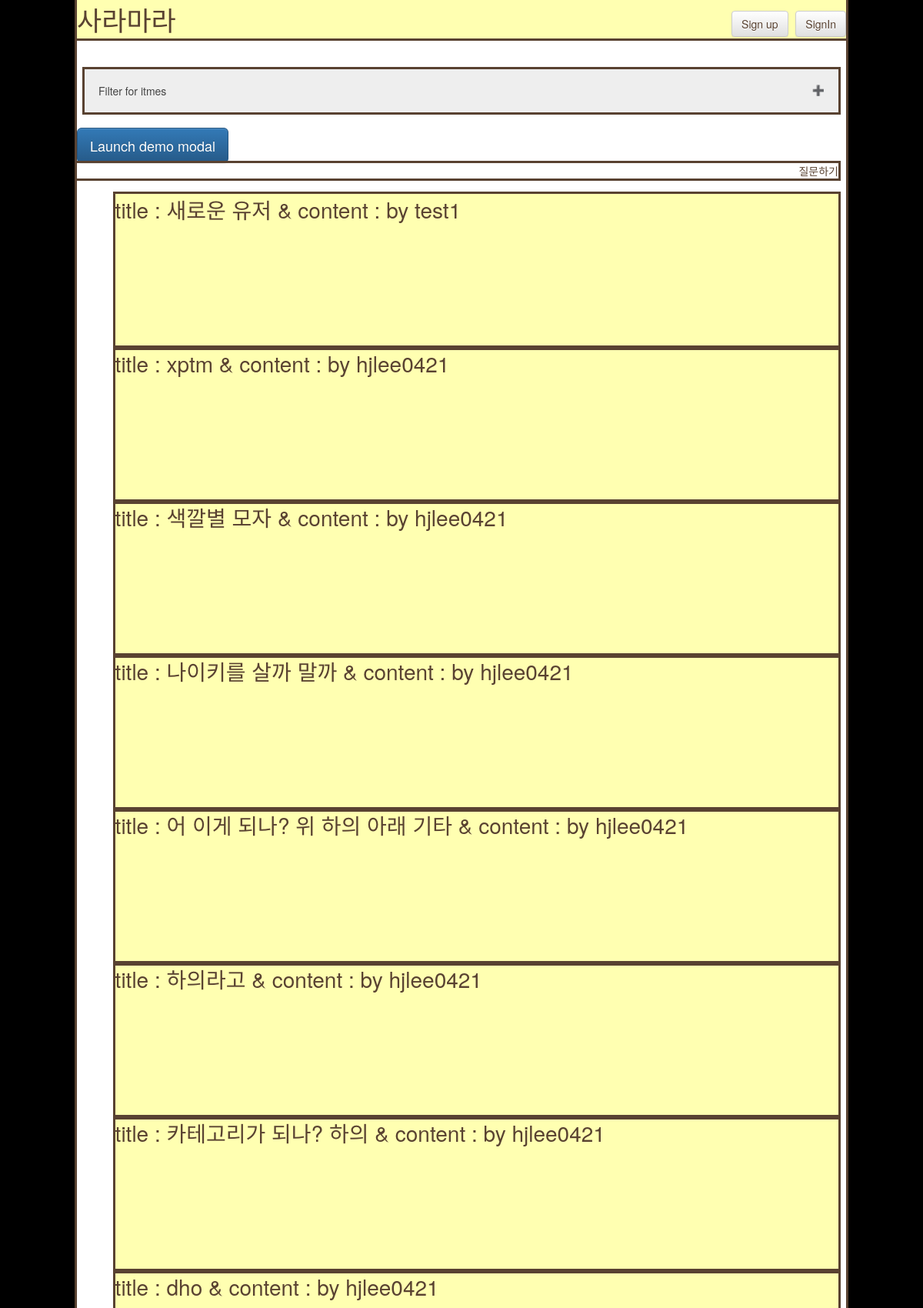
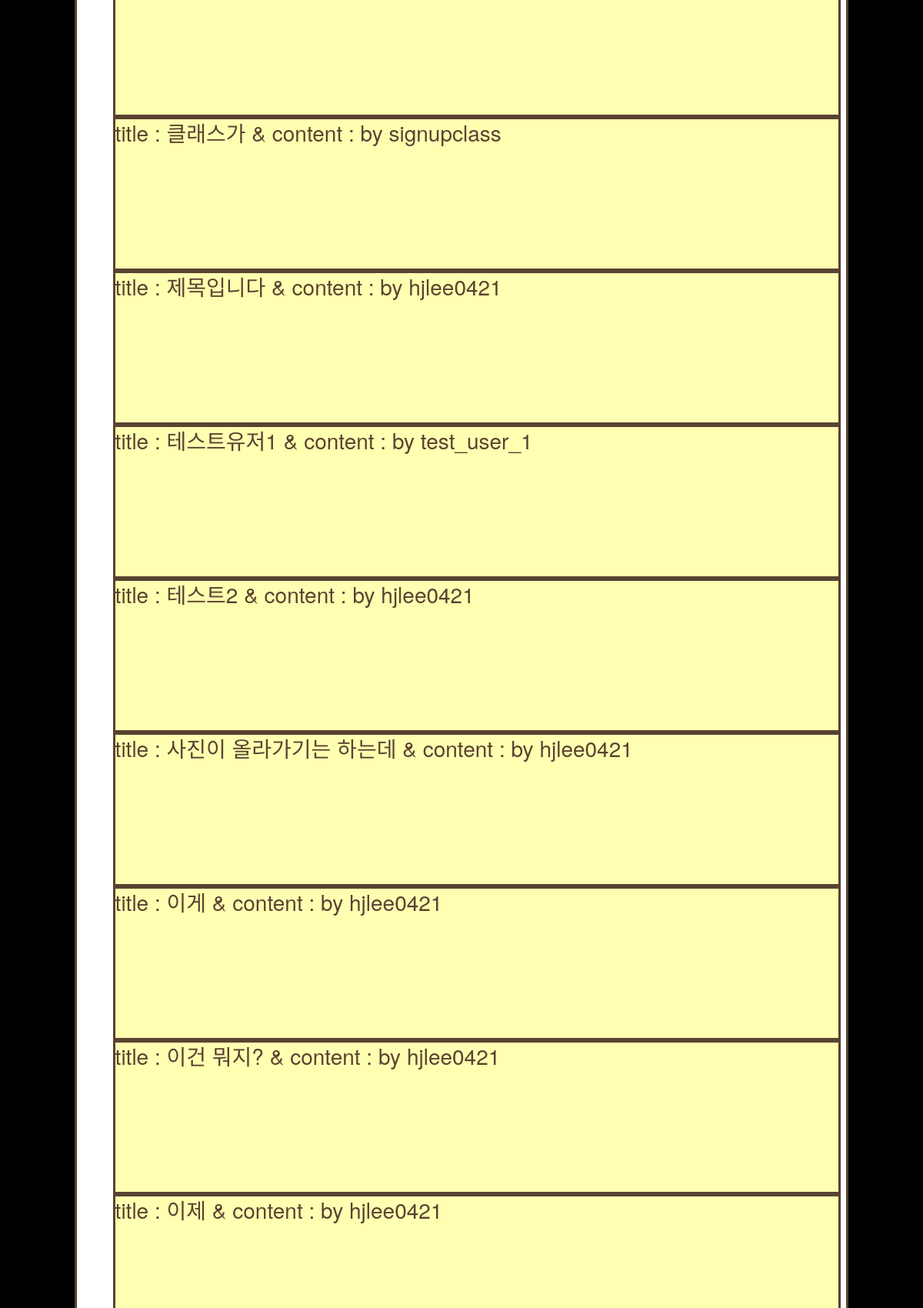
The page / (upper part) on the database its author committed (2 pictures, top to bottom).
### posts/models.py (models this page shows, shortened)
class Post(models.Model):
    author = models.ForeignKey(
        settings.AUTH_USER_MODEL, on_delete=models.CASCADE)  # 추천!
    title = models.CharField(max_length=128)
    price = models.CharField(max_length=128, blank=True,  null=True)
    brand = models.CharField(max_length=128, blank=True,  null=True)
    link = models.CharField(
        max_length=128, blank=True, null=True)
    pup_date = models.DateTimeField(auto_now_add=True,
                                    verbose_name='date published')
    sara = models.TextField(blank=True, null=True)
    mara = models.TextField(blank=True, null=True)
    sara_cnt = models.IntegerField(default=0)
    mara_cnt = models.IntegerField(default=0)
    ckcontent = RichTextUploadingField(blank=True, null=True)
    CATEGORY_CHOICES = (
        ('상의', '상의'),
        ('하의', '하의'),
        ('신발', '신발'),
        ('기타', '기타'),
    )
    category = models.CharField(
        max_length=128, choices=CATEGORY_CHOICES, default='상의', null=False)
    class Meta:
        ordering = ['-id']

class User(AbstractUser):
    gender = models.IntegerField(default=0)
    age = models.IntegerField(default=0)

### posts/views.py (the view)
# urls.py: path('', views.IndexView.as_view(), name='index'),
class IndexView(generic.ListView):
    model = Post
    template_name = 'posts/index.html'
    context_object_name = 'latest_post_list'
    def get_queryset(self):
        return Post.objects.all()

### posts/templates/posts/index.html (shortened to what this page needs)
{% extends 'posts/base.html' %} {% block content %}
<br />
<div class="items-sort">
  <button class="accordion">Filter for itmes</button>
</div>
<br />
<button
  type="button"
  class="btn btn-primary btn-lg"
  data-toggle="modal"
  data-target="#myModal"
>
  Launch demo modal
</button>
<div class="ask-list">
  {% if user.is_authenticated %}
  <a href="{% url 'posts:ask' %}">질문하기</a>
  {% else %}
  <a href="{% url 'posts:signin' %}">질문하기</a>
  {% endif %}
</div>
<br />
<div class="items-wrap">
  {% if latest_post_list %}
  <ul>
    {% for post in latest_post_list %}
    <a href="{% url 'posts:detail' post.id %}"
      ><div class="single-item">
        title : {{post.title}} & content : {{post.content}} by {{post.author}}
      </div>
    </a>
    {% endfor %}
  </ul>
  {% else %}
  <p>no posts are available</p>
  {% endif %}
</div>
{% endblock %}

### posts/static/posts/style.css (style rules this page uses)
body { display: block; margin: 1%; background-color: #000000; }
.items-sort { outline-style: solid; outline-color: #594231; width: 98%; margin: 0 auto; }
.accordion { background-color: #eee; color: #444; cursor: pointer; padding: 18px; width: 100%; height: auto; text-align: left; border: none; outline: none; transition: 0.4s; }
.accordion:after { content: "\02795"; font-size: 13px; color: #777; float: right; margin-left: 5px; }
.ask-list { outline-style: solid; outline-color: #594231; text-align: right; width: 99%; }
.items-wrap { margin: 0 auto; }
.single-item { outline-style: solid; outline-color: #594231; background-color: #ffffb1; height: 200px; width: 98%; max-width: 1000px; display: block; font-size: 2em; margin: 0 auto; }
a { color: #594231; text-decoration: none; }
a:link { color: #594231; text-decoration: none; }

### rows shown on the page
Post: title "새로운 유저", author "test1"
Post: title "xptm", author "hjlee0421"
Post: title "색깔별 모자", author "hjlee0421"
Post: title "나이키를 살까 말까", author "hjlee0421"
Post: title "어 이게 되나? 위 하의 아래 기타", author "hjlee0421"
Post: title "하의라고", author "hjlee0421"
Post: title "카테고리가 되나? 하의", author "hjlee0421"
Post: title "dho", author "hjlee0421"
Post: title "클래스가", author "signupclass"
Post: title "제목입니다", author "hjlee0421"
Post: title "테스트유저1", author "test_user_1"
Post: title "테스트2", author "hjlee0421"
Post: title "사진이 올라가기는 하는데", author "hjlee0421"
Post: title "이게", author "hjlee0421"
Post: title "이건 뭐지?", author "hjlee0421"
Post: title "이제", author "hjlee0421"
